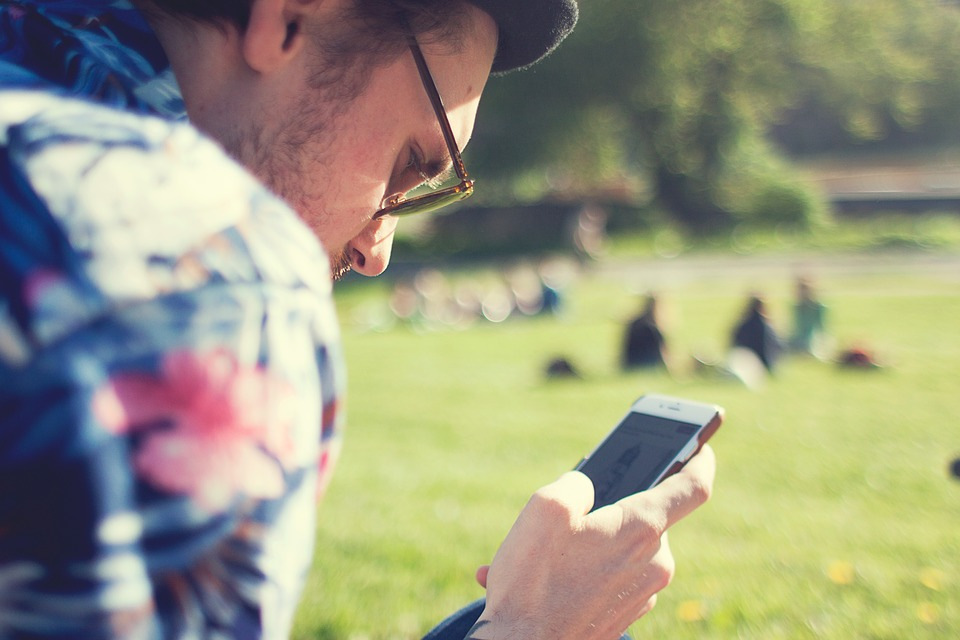
#> input picture Practice/Cashless_Payment.jpg, 960 x 640 px
$ python 'Getting _Image_From_RGB_VAlue.py'
#> lines starting #> are read from the running program, lines starting #| are printed output that depends on the picture
#Awesome Merge Effect
from PIL import Image

img1 = Image.open('Cashless_Payment.jpg')
#> img1 is the input picture: PIL image 960x640 RGB; mean R, G, B 152.8, 151.9, 127.8
img2 = Image.open('Easy_haults.jpg')
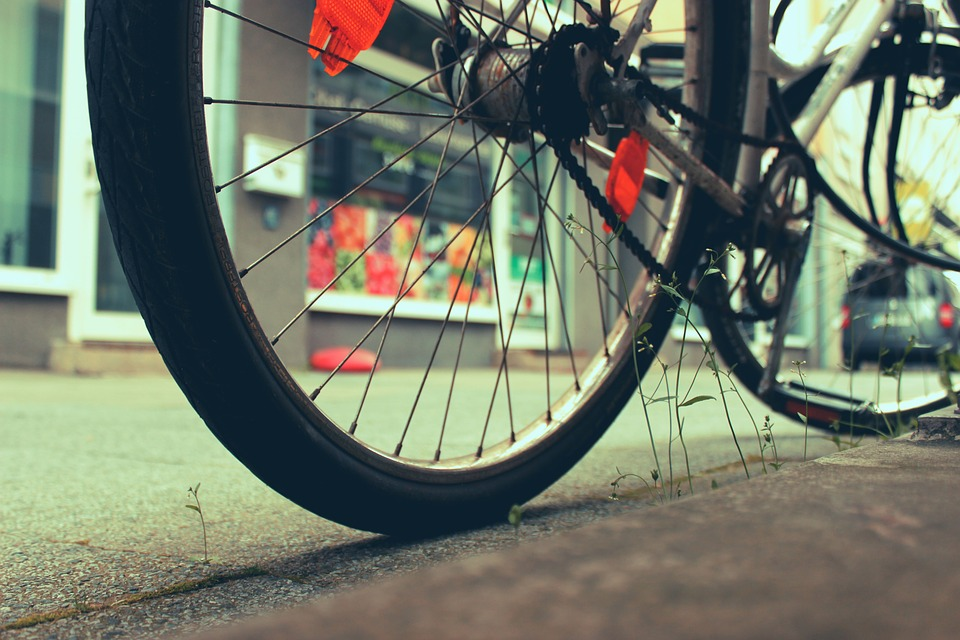
#> input picture Practice/Easy_haults.jpg, 960 x 640 px
#> img2 is the input picture: PIL image 960x640 RGB; mean R, G, B 112.5, 119.8, 104.9

r1,b1,g1 = img1.split()
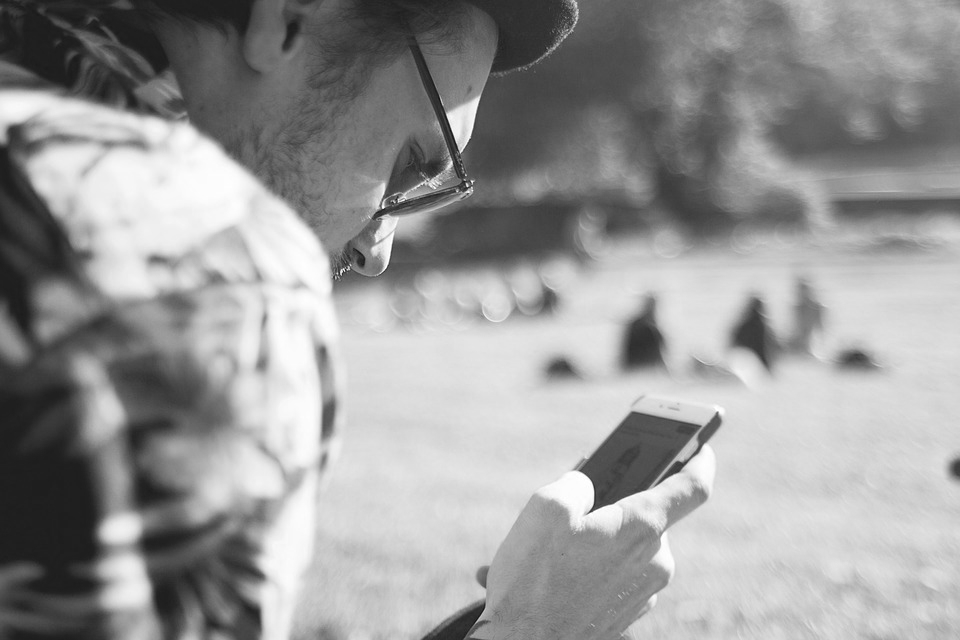
#> b1: PIL image 960x640 L; min 16, max 255, mean 151.9
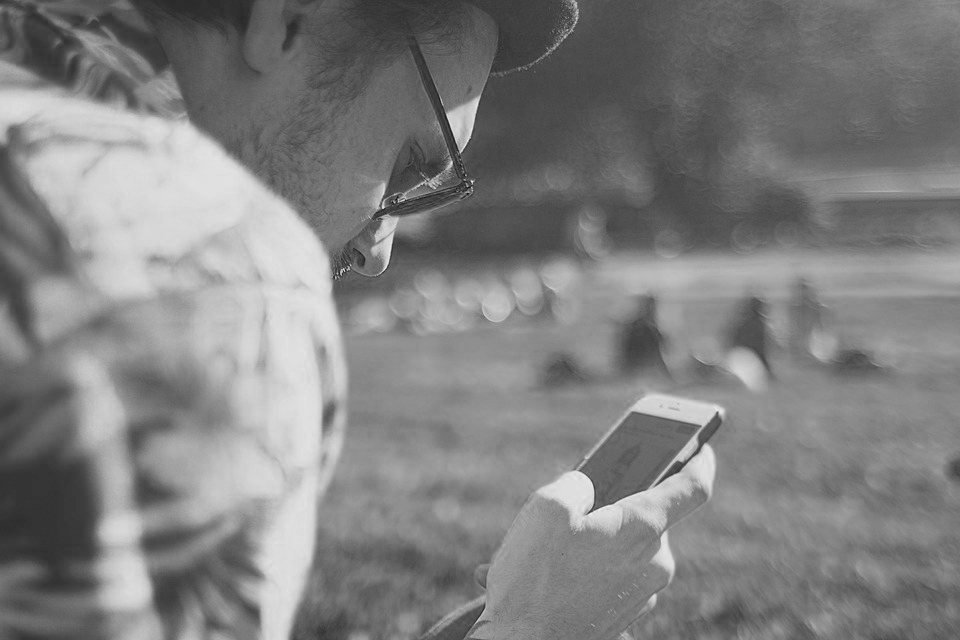
#> g1: PIL image 960x640 L; min 5, max 240, mean 127.8
r2,b2,g2 = img2.split()
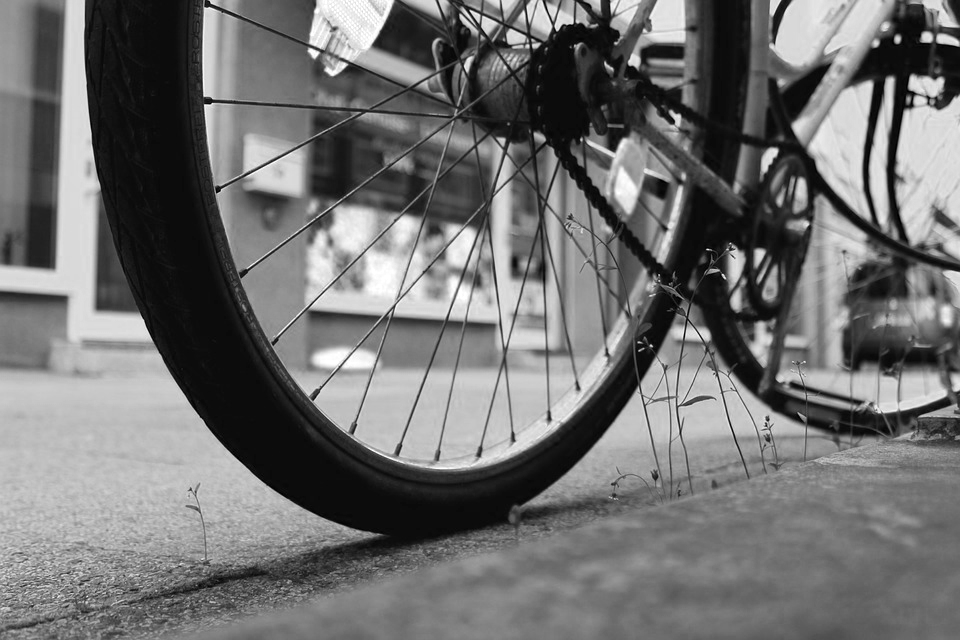
#> r2: PIL image 960x640 L; min 0, max 255, mean 112.5
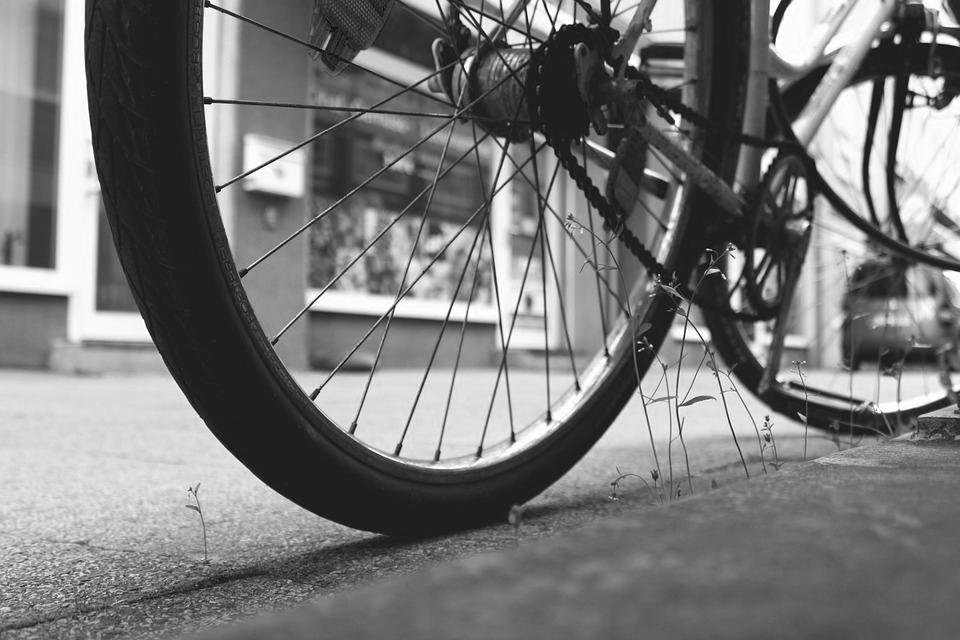
#> b2: PIL image 960x640 L; min 2, max 255, mean 119.8
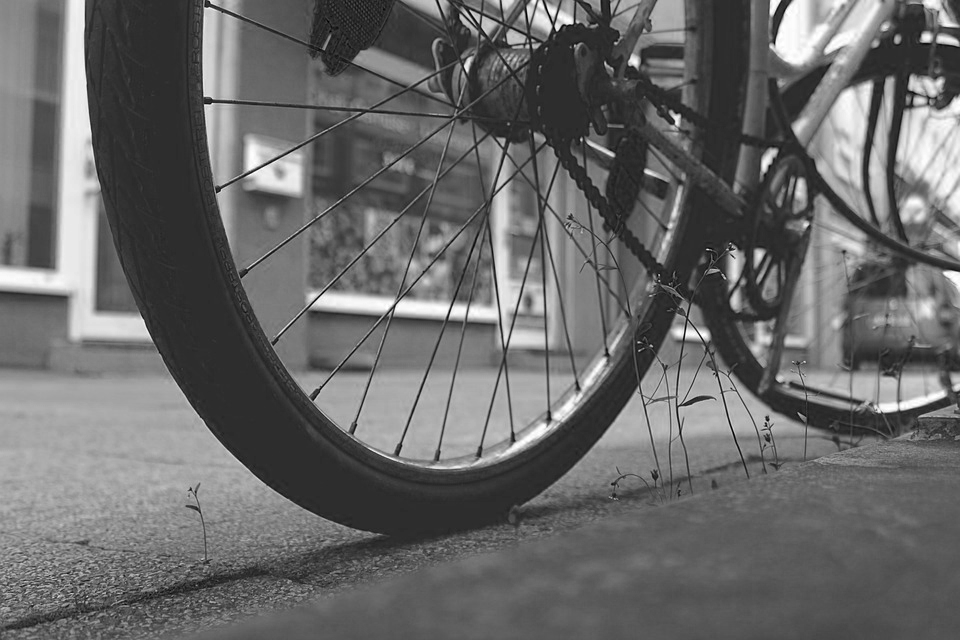
#> g2: PIL image 960x640 L; min 0, max 255, mean 104.9

new_image = Image.merge('RGB',(r1,g2,b1))
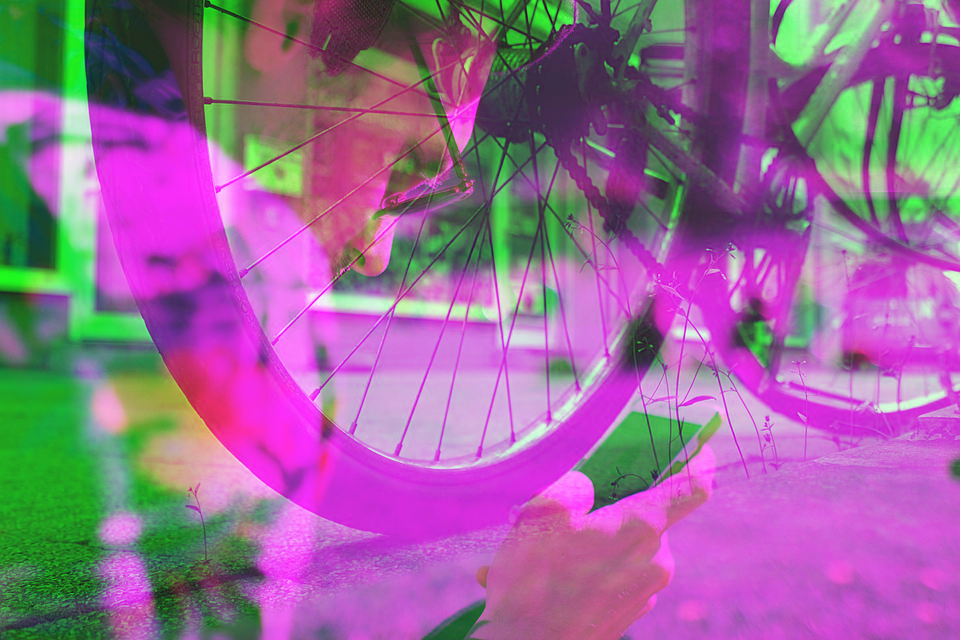
#> new_image: PIL image 960x640 RGB; mean R, G, B 152.8, 104.9, 151.9
new_image.show()
